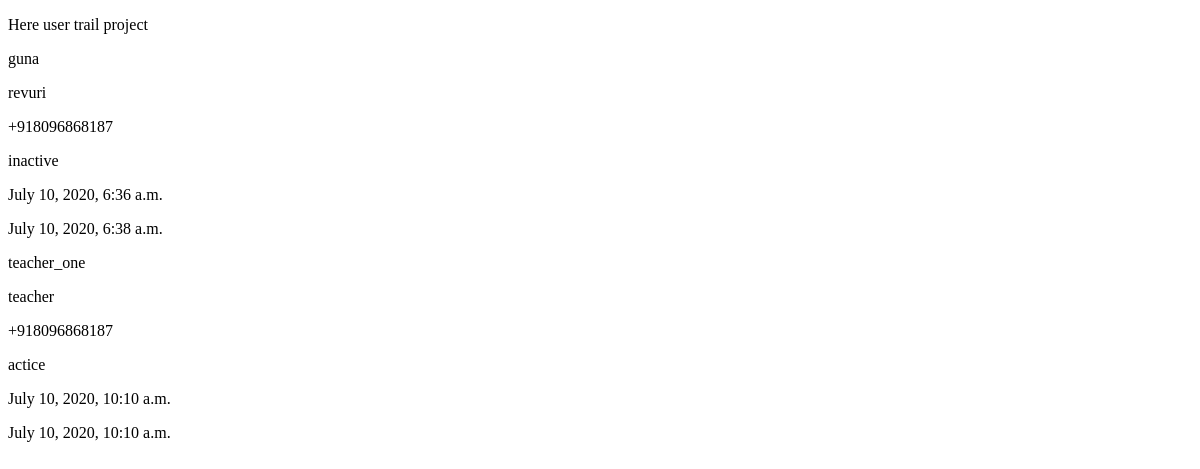
Before: / with the older database file.
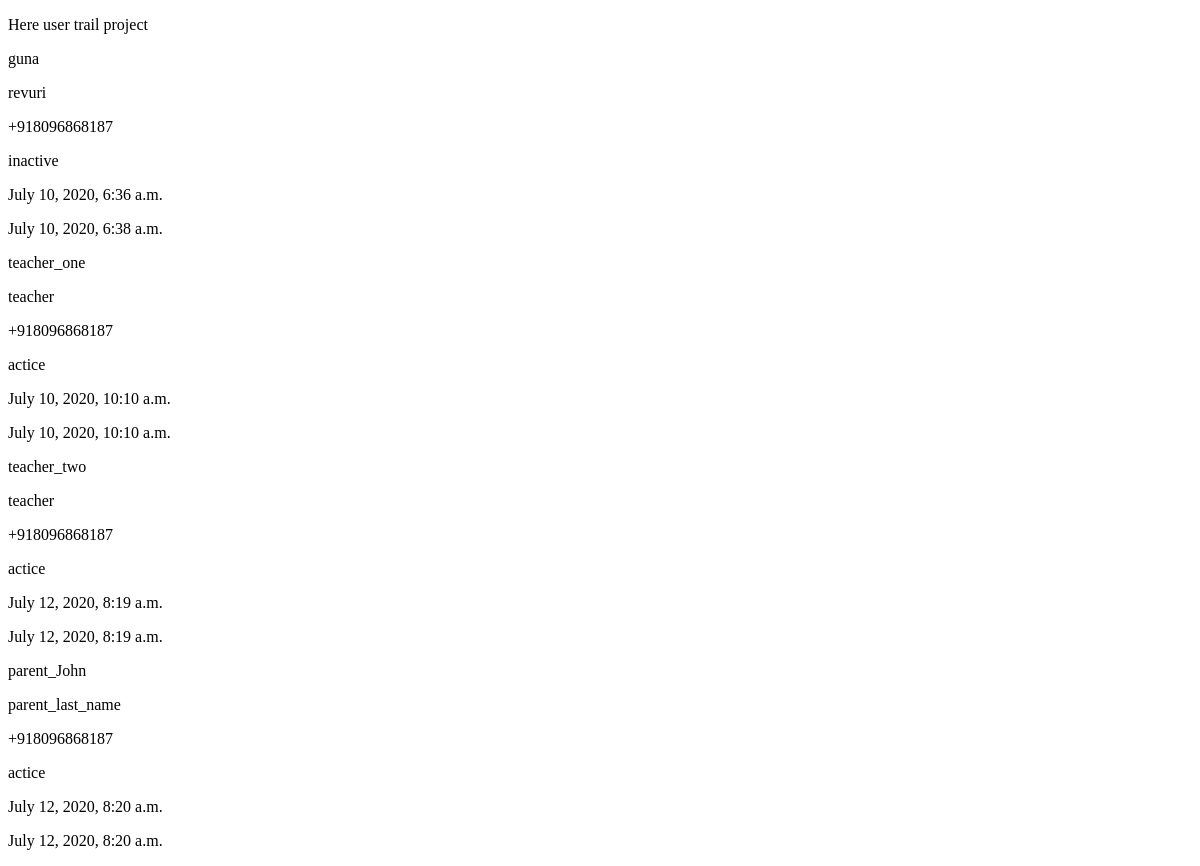
After: the same page with the newer database file.
### user/models.py (models this page shows, shortened)
class user(models.Model):
	user_id = models.AutoField(primary_key=True)
	first_name = models.CharField(max_length=255, )
	last_name = models.CharField(max_length=255, )
	phone_number = PhoneNumberField(blank=False)
	status = models.CharField(choices=[(x,x) for x in status_field], max_length=100)
	created_at = models.DateTimeField(auto_now_add=True)
	updated_at = models.DateTimeField(auto_now=True)

### user/views.py (the view)
# urls.py: path('', user_views.index, name='index'),
def index(request):
	context = {
	'users': user.objects.all()
	}
	return render(request, 'user/index.html',context)

### user/templates/user/index.html (shortened to what this page needs)
<!DOCTYPE html>
<html>
<head>
</head>
<body>
	<p>Here user trail project</p>
	{% for user in users %}
	<p>{{user.first_name}}</p>
	<p>{{user.last_name}}</p>
	<p>{{user.phone_number}}</p>
	<p>{{user.status}}</p>
	<p>{{user.created_at}}</p>
	<p>{{user.updated_at}}</p>
	{% endfor %}
</body>
</html>

Changed rows visible on the page:
added user: first_name "teacher_two", last_name "teacher", phone_number "+918096868187", status "actice", created_at "July 12, 2020, 8:19 a.m.", updated_at "July 12, 2020, 8:19 a.m."
added user: first_name "parent_John", last_name "parent_last_name", phone_number "+918096868187", status "actice", created_at "July 12, 2020, 8:20 a.m.", updated_at "July 12, 2020, 8:20 a.m."
